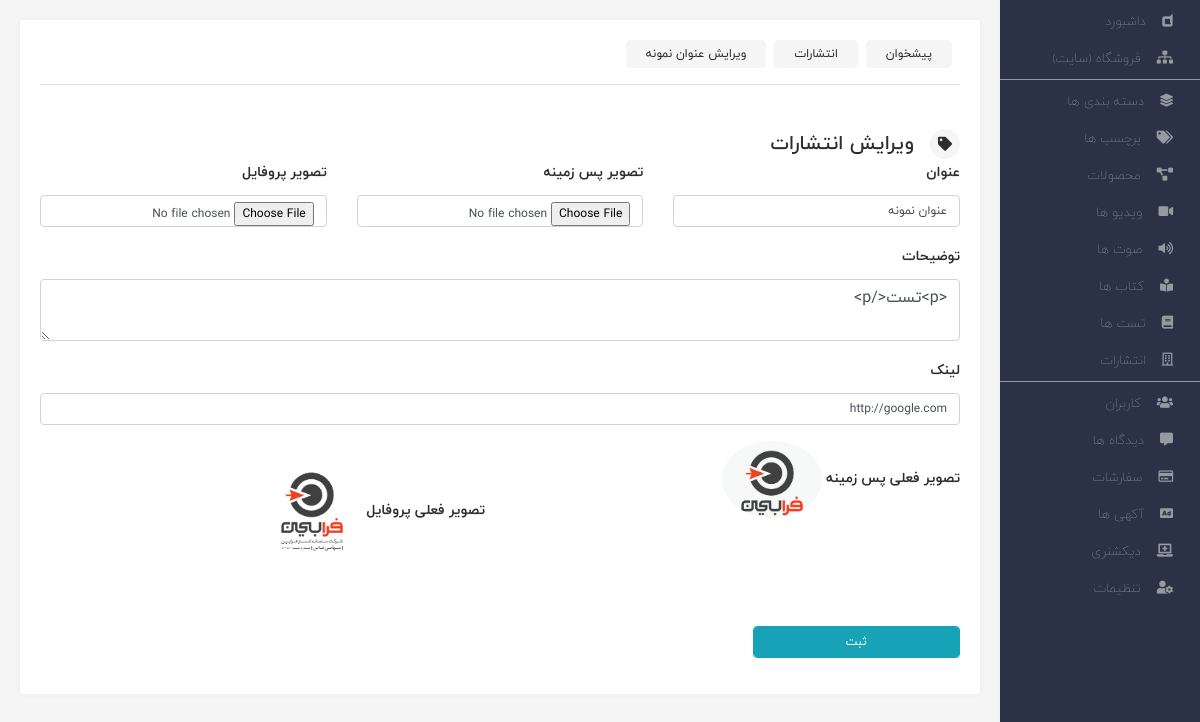
/panel/publisher/update/1, run on the app's committed database.
### website/models.py (models this page shows)
class BaseModel(models.Model):
    created_date = models.DateTimeField(auto_now_add=True)
    modified_date = models.DateTimeField(auto_now=True)
    class Meta:
        abstract = True

class Publisher(BaseModel):
    title = models.TextField()
    description = models.TextField()
    backgrount_image = models.ImageField(null=True,blank=True,upload_to="uploads/images/background")
    profile_image = models.ImageField(null=True,blank=True,upload_to="uploads/images/profile")
    link = models.TextField()
    def as_json(self):
        return {"id":self.id,"title":self.title,"description":self.description
                           ,"backgroundImage":self.backgrount_image.url,"profileImage":self.profile_image.url
                           ,"link":self.link}

### website/views.py (the view)
# urls.py: path('panel/publisher/update/<int:id>',views.update_publisher,name="update_publisher"),
@require_http_methods(["POST","GET"])
def update_publisher(request,id):
    if request.method == "POST":
        title = request.POST.get("title")
        description = request.POST.get("description")
        link = request.POST.get("link")
        publisher = models.Publisher.objects.get(id=id)
        if publisher:
            if "background" in request.FILES:
                os.remove(publisher.backgrount_image.path)
                publisher.backgrount_image = request.FILES["background"]
            if "profile_image" in request.FILES:
                os.remove(publisher.profile_image.path)
                publisher.profile_image = request.FILES["profile_image"]
            publisher.title = title
            publisher.description = description
            publisher.link = link
            publisher.save()
        return redirect("publisher")
    else:
        publisher = models.Publisher.objects.get(id=id)
        return render(request, "publishers/edit.html", context={"publisher": publisher.as_json()})

### templates/publishers/edit.html (shortened to what this page needs)
{% extends 'parent.html' %}
{% block way %}
            <a href="{% url 'dashboard' %}" class="item mr-2">پیشخوان</a>
            <a href="{% url 'publisher' %}" class="item mr-2">انتشارات </a>
            <a href="#" class="item mr-2">ویرایش {{ publisher.title }} </a>
{% endblock %}
    {% block content %}
        <div class="topic-content">
            <div class="d-flex align-items-center">
                <div class="d-flex align-items-center">
                    <span style="width: 30px;height: 30px;background-color: var(--backgroung-color);border-radius: 50%" class="d-flex align-items-center justify-content-center ml-3">
                        <i class="fas fa-tag ml-3"></i>
                     </span>
                    <h5>ویرایش انتشارات</h5>
                </div>
            </div>
        </div>
    <form action="{% url 'update_publisher' publisher.id %}" method="POST" enctype="multipart/form-data">
            <div class="row">
                <div class="form-group col-md-4">
                    <label for="">عنوان</label>
                    <input type="text" name="title" value="{{ publisher.title }}" class="form-control">
                </div>
                <div class="form-group col-md-4">
                    <label for="">تصویر پس زمینه</label>
                    <input type="file" name="background" class="file form-control">
                </div>
            <div class="form-group col-md-4">
                    <label for="">تصویر پروفایل</label>
                    <input type="file" name="profile_image" class="file form-control">
                </div>
                <div class="form-group col-md-12">
                    <label for="">توضیحات</label>
                    <textarea type="text" id="description" name="description"  class="form-control">{{ publisher.description }}</textarea>
                </div>
                <div class="form-group col-md-12">
                    <label for="">لینک</label>
                    <input type="text" name="link" id="" value="{{ publisher.link }}" class="form-control">
                </div>
            </div>
            <div class="row">
                <div class="form-group col-md-6">
                    <label for="" >تصویر فعلی پس زمینه</label>
                    <img  src="{{ publisher.profileImage }}" style="width: 100px;border-radius: 50%"/>
                </div>
                <div class="form-group col-md-6">
                    <label for="" >تصویر فعلی پروفایل</label>
                    <img  src="{{ publisher.backgroundImage }}" style="width: 100px;border-radius: 50%"/>
                </div>
            </div>
            <div class="row">
                <div class="form-group col-md-3">
                    <input type="submit" value="ثبت" class="btn btn-info form-control">
                </div>
            </div>
        </form>
    {% endblock %}

### static/css/admin/admin-main.css (style rules this page uses)
:root { --color-1: #149c6d; --color-2: #0a98af; --backgroung-color: #F5F5F5; --color-text: #2D2D2D; --color-dark: #2b3245; --color-dark-light: #323a4d; --color-info: #17a2b8; }
html { -webkit-text-size-adjust: 100%; -webkit-tap-highlight-color: transparent; height: 100vh; }
body { font-family: iranyekan !important; font-size: 14px !important; line-height: 2 !important; margin: 0 !important; color: var(--color-text) !important; background-color: var(--backgroung-color) !important; text-align: right !important; overflow: hidden; display: flex; }
a { text-decoration: none !important; }
.custom-breadcrumbs a.item { padding: 2px 20px; background-color: var(--backgroung-color); color: var(--color-text); border-radius: 5px; font-size: 12px; opacity: 1; transition: .3s; }
h1, h2, h3, h4, h5, h6 { margin: 0 !important; padding: 0 !important; }
input, select { font-size: 12px !important; }
label { font-weight: bold !important; }
.admin-content .content .topic-content { display: flex; align-items: center; justify-content: space-between; }
.admin-content .content .topic-content i { margin: 0 !important; }

### data on the page
Publisher: title "عنوان نمونه", description "<p>تست</p>", link "http://google.com"
